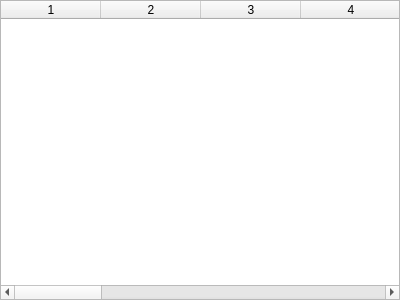
<?xml version="1.0" encoding="UTF-8"?>
<ui version="4.0">
 <class>FormPriorityShow</class>
 <widget class="QWidget" name="FormPriorityShow">
  <property name="geometry">
   <rect>
    <x>0</x>
    <y>0</y>
    <width>400</width>
    <height>300</height>
   </rect>
  </property>
  <property name="windowTitle">
   <string>Form</string>
  </property>
  <layout class="QVBoxLayout" name="verticalLayout">
   <property name="spacing">
    <number>0</number>
   </property>
   <property name="leftMargin">
    <number>0</number>
   </property>
   <property name="topMargin">
    <number>0</number>
   </property>
   <property name="rightMargin">
    <number>0</number>
   </property>
   <property name="bottomMargin">
    <number>0</number>
   </property>
   <item>
    <widget class="QTableWidget" name="PQTable">
     <property name="alternatingRowColors">
      <bool>true</bool>
     </property>
     <property name="selectionMode">
      <enum>QAbstractItemView::MultiSelection</enum>
     </property>
     <property name="selectionBehavior">
      <enum>QAbstractItemView::SelectRows</enum>
     </property>
     <property name="horizontalScrollMode">
      <enum>QAbstractItemView::ScrollPerPixel</enum>
     </property>
     <property name="sortingEnabled">
      <bool>true</bool>
     </property>
     <property name="columnCount">
      <number>17</number>
     </property>
     <attribute name="verticalHeaderVisible">
      <bool>false</bool>
     </attribute>
     <attribute name="verticalHeaderShowSortIndicator" stdset="0">
      <bool>false</bool>
     </attribute>
     <column/>
     <column/>
     <column/>
     <column/>
     <column/>
     <column/>
     <column/>
     <column/>
     <column/>
     <column/>
     <column/>
     <column/>
     <column/>
     <column/>
     <column/>
     <column/>
     <column/>
    </widget>
   </item>
  </layout>
  <action name="actNewPQ">
   <property name="icon">
    <iconset resource="resources.qrc">
     <normaloff>:/img/add.ico</normaloff>:/img/add.ico</iconset>
   </property>
   <property name="text">
    <string>Новый...</string>
   </property>
   <property name="toolTip">
    <string>Создать новый приоритетный запрос</string>
   </property>
   <property name="shortcut">
    <string>Ctrl+Shift+N</string>
   </property>
  </action>
  <action name="actDelete">
   <property name="icon">
    <iconset resource="resources.qrc">
     <normaloff>:/img/remove.ico</normaloff>:/img/remove.ico</iconset>
   </property>
   <property name="text">
    <string>Удалить</string>
   </property>
   <property name="toolTip">
    <string>Удалить приоритетный запрос</string>
   </property>
   <property name="shortcut">
    <string>Del</string>
   </property>
  </action>
  <action name="actFind">
   <property name="icon">
    <iconset resource="resources.qrc">
     <normaloff>:/img/search.ico</normaloff>:/img/search.ico</iconset>
   </property>
   <property name="text">
    <string>Найти...</string>
   </property>
   <property name="toolTip">
    <string>Найти приоритетный запрос из списка</string>
   </property>
   <property name="shortcut">
    <string>Ctrl+F</string>
   </property>
  </action>
 </widget>
 <resources>
  <include location="resources.qrc"/>
 </resources>
 <connections/>
</ui>
